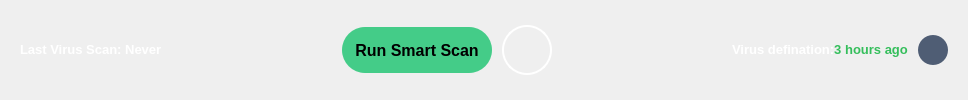
           <widget class="QFrame" name="action_frame">
            <property name="maximumSize">
             <size>
              <width>16777215</width>
              <height>150</height>
             </size>
            </property>
            <property name="styleSheet">
             <string notr="true"/>
            </property>
            <property name="frameShape">
             <enum>QFrame::NoFrame</enum>
            </property>
            <property name="frameShadow">
             <enum>QFrame::Raised</enum>
            </property>
            <layout class="QHBoxLayout" name="horizontalLayout_8">
             <property name="spacing">
              <number>10</number>
             </property>
             <property name="leftMargin">
              <number>20</number>
             </property>
             <property name="rightMargin">
              <number>20</number>
             </property>
             <item>
              <widget class="QLabel" name="label_15">
               <property name="text">
                <string>&lt;html&gt;&lt;head/&gt;&lt;body&gt;&lt;p&gt;&lt;span style=&quot; font-size:10pt; font-weight:700; color:#ffffff;&quot;&gt;Last Virus Scan: Never&lt;/span&gt;&lt;/p&gt;&lt;/body&gt;&lt;/html&gt;</string>
               </property>
              </widget>
             </item>
             <item>
              <spacer name="horizontalSpacer_10">
               <property name="orientation">
                <enum>Qt::Horizontal</enum>
               </property>
               <property name="sizeHint" stdset="0">
                <size>
                 <width>170</width>
                 <height>20</height>
                </size>
               </property>
              </spacer>
             </item>
             <item>
              <widget class="QPushButton" name="pushButton_12">
               <property name="minimumSize">
                <size>
                 <width>150</width>
                 <height>46</height>
                </size>
               </property>
               <property name="maximumSize">
                <size>
                 <width>150</width>
                 <height>46</height>
                </size>
               </property>
               <property name="font">
                <font>
                 <pointsize>12</pointsize>
                 <bold>true</bold>
                </font>
               </property>
               <property name="styleSheet">
                <string notr="true">QPushButton {
	background-color: rgb(68, 204, 136);
	border: none;
	border-radius: 23;
}

QPushButton:hover {
	background-color: rgb(59, 173, 116);
}

QPushButton:pressed{
	background-color: rgb(51, 150, 101);
}</string>
               </property>
               <property name="text">
                <string>Run Smart Scan</string>
               </property>
              </widget>
             </item>
             <item>
              <widget class="QPushButton" name="pushButton_13">
               <property name="minimumSize">
                <size>
                 <width>50</width>
                 <height>50</height>
                </size>
               </property>
               <property name="maximumSize">
                <size>
                 <width>50</width>
                 <height>50</height>
                </size>
               </property>
               <property name="styleSheet">
                <string notr="true">border: 2px solid #ffffff;
border-radius: 25;</string>
               </property>
               <property name="text">
                <string/>
               </property>
               <property name="icon">
                <iconset resource="resources.qrc">
                 <normaloff>:/icons/assets/more.svg</normaloff>:/icons/assets/more.svg</iconset>
               </property>
               <property name="iconSize">
                <size>
                 <width>30</width>
                 <height>30</height>
                </size>
               </property>
              </widget>
             </item>
             <item>
              <spacer name="horizontalSpacer_9">
               <property name="orientation">
                <enum>Qt::Horizontal</enum>
               </property>
               <property name="sizeHint" stdset="0">
                <size>
                 <width>170</width>
                 <height>20</height>
                </size>
               </property>
              </spacer>
             </item>
             <item>
              <widget class="QLabel" name="label_17">
               <property name="font">
                <font>
                 <pointsize>10</pointsize>
                </font>
               </property>
               <property name="text">
                <string>&lt;html&gt;&lt;head/&gt;&lt;body&gt;&lt;p&gt;&lt;span style=&quot; font-weight:700; color:#ffffff;&quot;&gt;Virus defination:&lt;/span&gt;&lt;span style=&quot; font-weight:700;&quot;/&gt;&lt;span style=&quot; font-weight:700; color:#34be5b;&quot;&gt;3 hours ago&lt;/span&gt;&lt;/p&gt;&lt;/body&gt;&lt;/html&gt;</string>
               </property>
              </widget>
             </item>
             <item>
              <widget class="QPushButton" name="pushButton_14">
               <property name="minimumSize">
                <size>
                 <width>30</width>
                 <height>30</height>
                </size>
               </property>
               <property name="maximumSize">
                <size>
                 <width>30</width>
                 <height>30</height>
                </size>
               </property>
               <property name="styleSheet">
                <string notr="true">QPushButton {
	border-radius: 15;
	background-color: rgb(79, 93, 116);
	border: none;
}

QPushButton:hover {
	background-color: rgb(79, 93, 116);
}

QPushButton:pressed {
	background-color: rgb(0, 0, 0);
}</string>
               </property>
               <property name="text">
                <string/>
               </property>
               <property name="icon">
                <iconset resource="resources.qrc">
                 <normaloff>:/icons/assets/sync.svg</normaloff>:/icons/assets/sync.svg</iconset>
               </property>
               <property name="iconSize">
                <size>
                 <width>20</width>
                 <height>20</height>
                </size>
               </property>
              </widget>
             </item>
            </layout>
           </widget>
